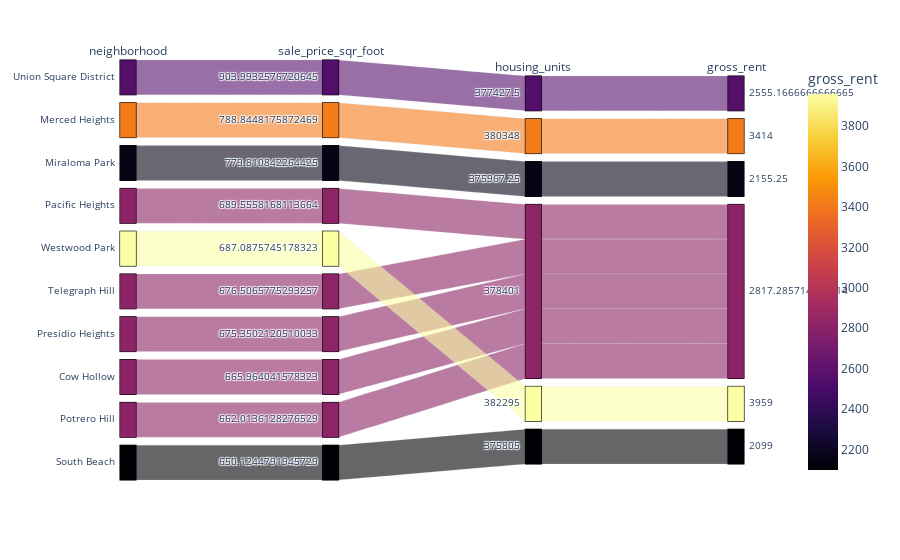

The code cell stored with this chart in its notebook:
### Code cell
#Parallel Categories Plot 

px.parallel_categories(
    top_10_neighborhoods,
    dimensions=["neighborhood", "sale_price_sqr_foot", "housing_units", "gross_rent"],
    color="gross_rent",
    color_continuous_scale=px.colors.sequential.Inferno)

### Figure 1 — Plotly figure (JSON) as saved in the notebook; plotly's stock layout.template omitted (floating-point values rounded to 4 significant figures)
{"data": [{"dimensions": [{"label": "neighborhood", "values": ["Union Square District", "Merced Heights", "Miraloma Park", "Pacific Heights", "Westwood Park", "Telegraph Hill", "Presidio Heights", "Cow Hollow", "Potrero Hill", "South Beach"]}, {"label": "sale_price_sqr_foot", "values": [904.0, 788.8, 779.8, 689.6, 687.1, 676.5, 675.4, 666.0, 662.0, 650.1]}, {"label": "housing_units", "values": [377400.0, 380348, 376000.0, 378401, 382295, 378401, 378401, 378401, 378401, 375805]}, {"label": "gross_rent", "values": [2555.0, 3414, 2155.0, 2817.0, 3959, 2817.0, 2817.0, 2817.0, 2817.0, 2099]}], "domain": {"x": [0, 1], "y": [0, 1]}, "line": {"color": [2555.0, 3414, 2155.0, 2817.0, 3959, 2817.0, 2817.0, 2817.0, 2817.0, 2099], "coloraxis": "coloraxis"}, "name": "", "type": "parcats"}], "layout": {"coloraxis": {"colorbar": {"title": {"text": "gross_rent"}}, "colorscale": [[0, "#000004"], [0.1111, "#1b0c41"], [0.2222, "#4a0c6b"], [0.3333, "#781c6d"], [0.4444, "#a52c60"], [0.5556, "#cf4446"], [0.6667, "#ed6925"], [0.7778, "#fb9b06"], [0.8889, "#f7d13d"], [1, "#fcffa4"]]}, "legend": {"tracegroupgap": 0}, "margin": {"t": 60}}}
